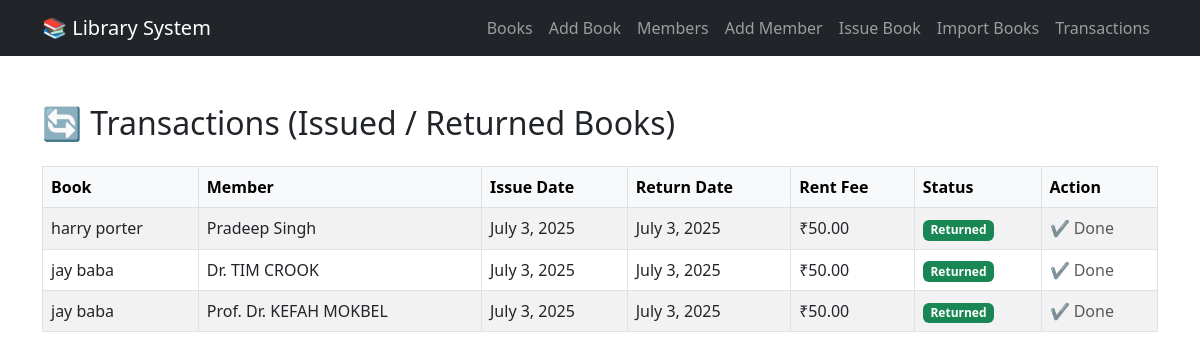
Screenshot of /transactions/ with the database file from the repository.
### library/models.py (models this page shows, shortened)
class Transaction(models.Model):
    book = models.ForeignKey(Book, on_delete=models.CASCADE)
    member = models.ForeignKey(Member, on_delete=models.CASCADE)
    issue_date = models.DateField(auto_now_add=True)
    return_date = models.DateField(null=True, blank=True)
    rent_fee = models.DecimalField(max_digits=6, decimal_places=2, default=0.00)
    is_returned = models.BooleanField(default=False)

class Book(models.Model):
    title = models.CharField(max_length=255)
    authors = models.TextField()
    isbn = models.CharField(max_length=13, blank=True)
    publisher = models.CharField(max_length=255, blank=True)
    num_pages = models.IntegerField(default=0)
    stock = models.PositiveIntegerField(default=0)
    available_stock = models.PositiveIntegerField(default=0)

class Member(models.Model):
    name = models.CharField(max_length=255)
    email = models.EmailField()
    phone = models.CharField(max_length=15)
    total_debt = models.DecimalField(max_digits=8, decimal_places=2, default=0.00)

### library/views.py (the view)
# urls.py: path('transactions/', views.transaction_list, name='transaction_list'),
def transaction_list(request):
    transactions = Transaction.objects.select_related('book', 'member').all().order_by('-issue_date')
    return render(request, 'transaction_list.html', {'transactions': transactions})

### library/templates/transaction_list.html (shortened to what this page needs)
<!DOCTYPE html>
<html>
<head>
  <link rel="stylesheet" href="https://cdn.jsdelivr.net/npm/bootstrap@5.3.0/dist/css/bootstrap.min.css">
</head>
<body>
  {% include 'navbar.html' %}
  <div class="container mt-5">
    <h2 class="mb-4">🔄 Transactions (Issued / Returned Books)</h2>
    {% if transactions %}
    <table class="table table-bordered table-striped">
      <thead class="table-light">
        <tr>
          <th>Book</th>
          <th>Member</th>
          <th>Issue Date</th>
          <th>Return Date</th>
          <th>Rent Fee</th>
          <th>Status</th>
          <th>Action</th>
        </tr>
      </thead>
      <tbody>
        {% for t in transactions %}
        <tr>
          <td>{{ t.book.title }}</td>
          <td>{{ t.member.name }}</td>
          <td>{{ t.issue_date }}</td>
          <td>{{ t.return_date|default:'--' }}</td>
          <td>₹{{ t.rent_fee }}</td>
          <td>
            {% if t.is_returned %}
              <span class="badge bg-success">Returned</span>
            {% else %}
              <span class="badge bg-danger">Issued</span>
            {% endif %}
          </td>
          <td>
            {% if not t.is_returned %}
              <a href="{% url 'return_book' t.id %}" class="btn btn-sm btn-warning">Return</a>
            {% else %}
              <span class="text-muted">✔️ Done</span>
            {% endif %}
          </td>
        </tr>
        {% endfor %}
      </tbody>
    </table>
    {% else %}
      <div class="alert alert-info">No transactions available yet.</div>
    {% endif %}
  </div>
</body>
</html>

### library/templates/navbar.html (shortened to what this page needs)
<nav class="navbar navbar-expand-lg navbar-dark bg-dark">
  <div class="container">
    <a class="navbar-brand" href="/">📚 Library System</a>
    <div class="collapse navbar-collapse" id="navbarContent">
      <ul class="navbar-nav ms-auto mb-2 mb-lg-0">
        <li class="nav-item"><a class="nav-link" href="/">Books</a></li>
        <li class="nav-item"><a class="nav-link" href="/book/new/">Add Book</a></li>
        <li class="nav-item"><a class="nav-link" href="/members/">Members</a></li>
        <li class="nav-item"><a class="nav-link" href="/member/new/">Add Member</a></li>
        <li class="nav-item"><a class="nav-link" href="/issue/">Issue Book</a></li>
        <li class="nav-item"><a class="nav-link" href="/import/">Import Books</a></li>
        <li class="nav-item"><a class="nav-link" href="/transactions/">Transactions</a></li>
      </ul>
    </div>
  </div>
</nav>

### rows the page displays
Transaction: book "harry porter", member.name "Pradeep Singh", issue_date "July 3, 2025", return_date "July 3, 2025", rent_fee "50.00", is_returned "Returned"
Transaction: book "jay baba", member.name "Dr. TIM CROOK", issue_date "July 3, 2025", return_date "July 3, 2025", rent_fee "50.00", is_returned "Returned"
Transaction: book "jay baba", member.name "Prof. Dr. KEFAH MOKBEL", issue_date "July 3, 2025", return_date "July 3, 2025", rent_fee "50.00", is_returned "Returned"
